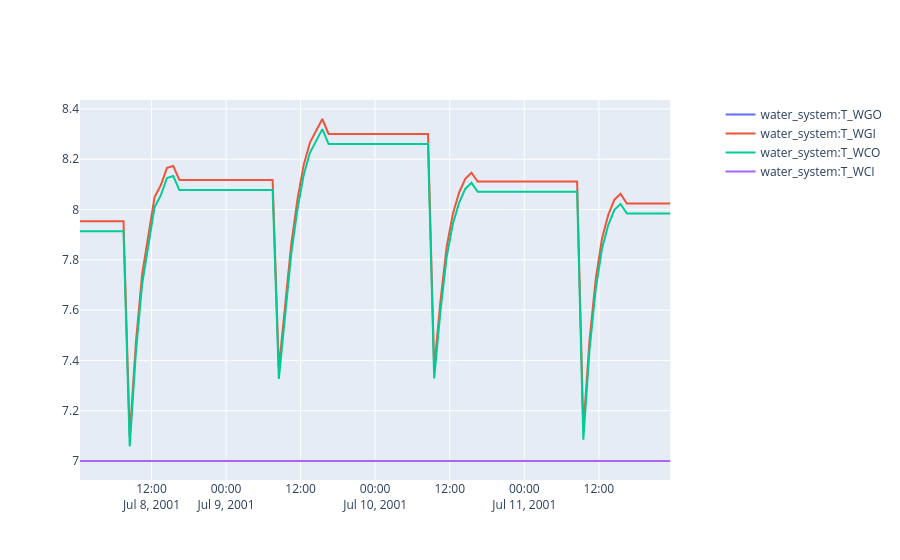

The notebook cell this image was saved under:
### Code cell
sim.plot(pro.dates(),[T_wgo,T_wgi,T_wco,T_wci],interval=["07/08/2001","07/12/2001"])
